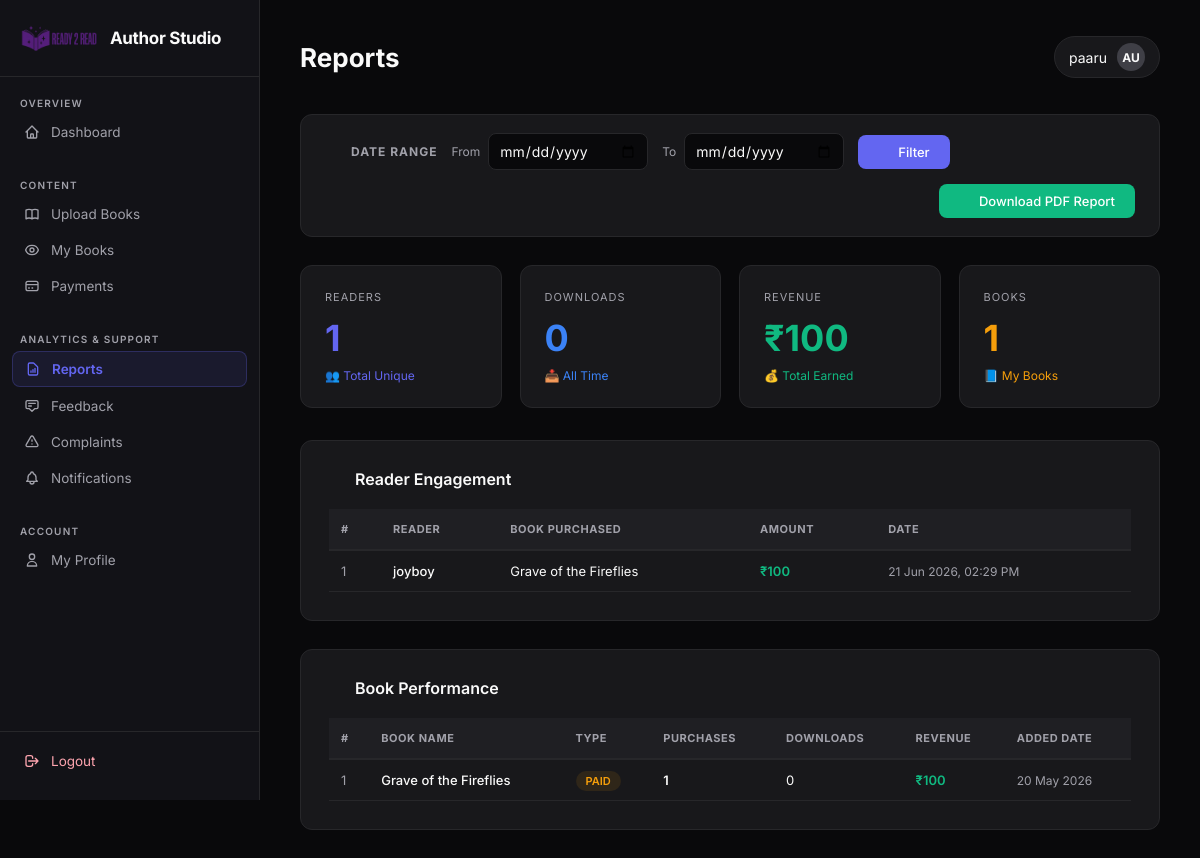
/author/reports.php (signed in), run on the app's committed database.
### tables this page shows
CREATE TABLE IF NOT EXISTS `purchases` (
  `purchaseid` int NOT NULL AUTO_INCREMENT,
  `userId` int NOT NULL,
  `bid` int NOT NULL,
  `amount` int NOT NULL,
  `purchase_date` datetime NOT NULL,
  `payment_status` varchar(15) NOT NULL DEFAULT 'pending',
  `transaction_id` varchar(100) NOT NULL DEFAULT '',
  `status` int NOT NULL DEFAULT '1',
  PRIMARY KEY (`purchaseid`)
);

CREATE TABLE IF NOT EXISTS `readerregistration` (
  `userId` int NOT NULL AUTO_INCREMENT,
  `username` varchar(30) NOT NULL,
  `password` varchar(25) NOT NULL,
  `email` varchar(30) NOT NULL,
  `phone` char(10) NOT NULL,
  `status` int NOT NULL DEFAULT '1',
  PRIMARY KEY (`userId`)
);

CREATE TABLE IF NOT EXISTS `books` (
  `bid` int NOT NULL AUTO_INCREMENT,
  `bname` varchar(50) NOT NULL,
  `AuthorName` varchar(20) NOT NULL,
  `description` text NOT NULL,
  `cid` int NOT NULL,
  `CoverImage` varchar(255) NOT NULL,
  `story` text NOT NULL,
  `is_paid` varchar(10) NOT NULL,
  `price` int NOT NULL,
  `AddedDate` date NOT NULL,
  `status` int NOT NULL DEFAULT '1',
  PRIMARY KEY (`bid`)
);

### classes/DataAccess.class.php (called while the page is built, shortened)
<?php
class DataAccess
{
	private $_con,$_query,$_errors;
	public function __construct()
	{
		if(!$this->_con=mysqli_connect(DB_HOST,DB_USER,DB_PASSWORD,DB_NAME))
		{
			die("connection Error");
		}
	}
	public function query($query)
	{
		if(isset($query))
		{
			$query = trim($query);
			$words=explode(' ',$query);
			$this->_query=$query;
			$res=mysqli_query($this->_con,$this->_query);
			if($words[0]=='select' || $words[0]=='Select' || $words[0]=='SELECT')
			{
				if(mysqli_num_rows($res))
				{
					$dataArr=array();
					while($row=mysqli_fetch_assoc($res))
					{
						$dataArr[] = $row;
					}
					return $dataArr;
				}
				else
				{
					return false;
				}
			}
		}
	}
}
?>

### author/reports.php (the view, shortened to what this page needs)
<?php
$authorName = $_SESSION['authname'];
$dao = new DataAccess();
include("header.php");
$safeAuthorName = addslashes($authorName);
$fromDate  = isset($_GET['from']) ? $_GET['from'] : '';
$toDate    = isset($_GET['to'])   ? $_GET['to']   : '';
$hasFilter = ($fromDate !== '' && $toDate !== '');
$datePurchase = $hasFilter ? "AND p.purchase_date BETWEEN '$fromDate' AND '$toDate 23:59:59'" : "";
$dateDownload = $hasFilter ? "AND d.download_date BETWEEN '$fromDate' AND '$toDate 23:59:59'" : "";
$readerStat = $dao->query("SELECT COUNT(DISTINCT p.userId) as cnt
                           FROM purchases p JOIN books b ON p.bid=b.bid
                           WHERE b.AuthorName='$safeAuthorName' AND p.payment_status='completed' $datePurchase");
$totalReaders = $readerStat ? $readerStat[0]['cnt'] : 0;
$dlStat = $dao->query("SELECT COUNT(*) as cnt
                       FROM downloads d JOIN books b ON d.bid=b.bid
                       WHERE b.AuthorName='$safeAuthorName' $dateDownload");
$totalDownloads = $dlStat ? $dlStat[0]['cnt'] : 0;
$revStat = $dao->query("SELECT COALESCE(SUM(p.amount),0) as total
                        FROM purchases p JOIN books b ON p.bid=b.bid
                        WHERE b.AuthorName='$safeAuthorName' AND p.payment_status='completed' $datePurchase");
$totalRevenue = $revStat ? $revStat[0]['total'] : 0;
$bookStat = $dao->query("SELECT COUNT(*) as cnt FROM books WHERE AuthorName='$safeAuthorName' AND status=1"
                        . ($hasFilter ? " AND AddedDate BETWEEN '$fromDate' AND '$toDate'" : ""));
$totalBooks = $bookStat ? $bookStat[0]['cnt'] : 0;
$engagement = $dao->query("
    SELECT r.username, b.bname, p.amount, p.purchase_date
    FROM purchases p
    JOIN books b ON p.bid = b.bid
    JOIN readerregistration r ON p.userId = r.userId
    WHERE b.AuthorName='$safeAuthorName' AND p.payment_status='completed' $datePurchase
    ORDER BY p.purchase_date DESC
");
$bookPerf = $dao->query("
    SELECT b.bid, b.bname, b.is_paid, b.price, b.AddedDate,
           (SELECT COUNT(*) FROM purchases p2 WHERE p2.bid=b.bid AND p2.payment_status='completed' " . ($hasFilter ? "AND p2.purchase_date BETWEEN '$fromDate' AND '$toDate 23:59:59'" : "") . ") as purchase_count,
           (SELECT COUNT(*) FROM downloads d2 WHERE d2.bid=b.bid " . ($hasFilter ? "AND d2.download_date BETWEEN '$fromDate' AND '$toDate 23:59:59'" : "") . ") as download_count,
           (SELECT COALESCE(SUM(p3.amount),0) FROM purchases p3 WHERE p3.bid=b.bid AND p3.payment_status='completed' " . ($hasFilter ? "AND p3.purchase_date BETWEEN '$fromDate' AND '$toDate 23:59:59'" : "") . ") as revenue
    FROM books b
    WHERE b.AuthorName='$safeAuthorName' AND b.status=1
    ORDER BY revenue DESC
");
?>
<div class="glass-card" style="padding:18px 24px; margin-bottom:28px;">
    <form method="GET" action="" style="display:flex; align-items:center; gap:14px; flex-wrap:wrap; width:100%;">
        <div style="display:flex; align-items:center; gap:8px;">
            <i data-lucide="calendar" style="width:18px;height:18px;stroke:var(--accent);"></i>
            <span style="font-size:12px; font-weight:700; color:var(--text-muted); text-transform:uppercase; letter-spacing:1px;">Date Range</span>
        </div>
        <div style="display:flex; align-items:center; gap:8px;">
            <label style="margin:0; font-size:12px;">From</label>
            <input type="date" name="from" value="<?= htmlspecialchars($fromDate) ?>" class="form-control" style="width:160px; margin:0; padding:8px 10px;">
        </div>
        <div style="display:flex; align-items:center; gap:8px;">
            <label style="margin:0; font-size:12px;">To</label>
            <input type="date" name="to" value="<?= htmlspecialchars($toDate) ?>" class="form-control" style="width:160px; margin:0; padding:8px 10px;">
        </div>
        <button type="submit" class="btn" style="padding:9px 20px; font-size:13px; gap:6px;">
            <i data-lucide="filter" style="width:14px;height:14px;"></i> Filter
        </button>
        <button type="button" onclick="exportReportToPDF('author-report-content', 'Author_Performance_Report', 'Author Performance & Sales Report')" class="btn no-print" style="padding:9px 20px; font-size:13px; gap:6px; background:#10b981; color:#ffffff; border:none; margin-left:auto; cursor:pointer;">
            <i data-lucide="download-cloud" style="width:14px;height:14px;"></i> Download PDF Report
        </button>
    </form>
</div>
<div id="author-report-content">
<div style="display:grid; grid-template-columns:repeat(4,1fr); gap:18px; margin-bottom:32px;">
    <div style="background:var(--card); border:1px solid var(--border); border-radius:12px; padding:24px;">
        <div style="font-size:11px; color:var(--text-muted); text-transform:uppercase; letter-spacing:1px; margin-bottom:12px;">Readers</div>
        <div style="font-size:36px; font-weight:700; color:var(--accent);"><?= $totalReaders ?></div>
        <div style="margin-top:8px; font-size:12px; color:var(--accent);">👥 <?= $hasFilter ? 'In Period' : 'Total Unique' ?></div>
    </div>
    <div style="background:var(--card); border:1px solid var(--border); border-radius:12px; padding:24px;">
        <div style="font-size:11px; color:var(--text-muted); text-transform:uppercase; letter-spacing:1px; margin-bottom:12px;">Downloads</div>
        <div style="font-size:36px; font-weight:700; color:#3b82f6;"><?= $totalDownloads ?></div>
        <div style="margin-top:8px; font-size:12px; color:#3b82f6;">📥 <?= $hasFilter ? 'In Period' : 'All Time' ?></div>
    </div>
    <div style="background:var(--card); border:1px solid var(--border); border-radius:12px; padding:24px;">
        <div style="font-size:11px; color:var(--text-muted); text-transform:uppercase; letter-spacing:1px; margin-bottom:12px;">Revenue</div>
        <div style="font-size:36px; font-weight:700; color:#10b981;">₹<?= number_format($totalRevenue) ?></div>
        <div style="margin-top:8px; font-size:12px; color:#10b981;">💰 <?= $hasFilter ? 'In Period' : 'Total Earned' ?></div>
    </div>
    <div style="background:var(--card); border:1px solid var(--border); border-radius:12px; padding:24px;">
        <div style="font-size:11px; color:var(--text-muted); text-transform:uppercase; letter-spacing:1px; margin-bottom:12px;">Books</div>
        <div style="font-size:36px; font-weight:700; color:#f59e0b;"><?= $totalBooks ?></div>
        <div style="margin-top:8px; font-size:12px; color:#f59e0b;">📘 <?= $hasFilter ? 'Added in Period' : 'My Books' ?></div>
    </div>
</div>
<div class="glass-card">
    <h2 style="font-size:16px; font-weight:600; margin-bottom:20px; display:flex; align-items:center; gap:8px;">
        <i data-lucide="users" style="width:18px;height:18px;stroke:var(--accent);"></i> Reader Engagement
    </h2>
    <?php if (!empty($engagement)): ?>
    <div style="overflow-x:auto;">
        <table>
            <thead>
                <tr>
                    <th>#</th>
                    <th>Reader</th>
                    <th>Book Purchased</th>
                    <th>Amount</th>
                    <th>Date</th>
                </tr>
            </thead>
            <tbody>
            <?php $i=1; foreach ($engagement as $e): ?>
                <tr>
                    <td style="color:var(--text-muted);"><?= $i++ ?></td>
                    <td style="font-weight:500;"><?= htmlspecialchars($e['username']) ?></td>
                    <td><?= htmlspecialchars($e['bname']) ?></td>
                    <td style="color:#10b981; font-weight:600;">₹<?= $e['amount'] ?></td>
                    <td style="color:var(--text-muted); font-size:12px;"><?= date('d M Y, h:i A', strtotime($e['purchase_date'])) ?></td>
                </tr>
            <?php endforeach; ?>
            </tbody>
        </table>
    </div>
    <?php endif; ?>
</div>
<div class="glass-card">
    <h2 style="font-size:16px; font-weight:600; margin-bottom:20px; display:flex; align-items:center; gap:8px;">
        <i data-lucide="bar-chart-3" style="width:18px;height:18px;stroke:var(--accent);"></i> Book Performance
    </h2>
    <?php if (!empty($bookPerf)): ?>
    <div style="overflow-x:auto;">
        <table>
            <thead>
                <tr>
                    <th>#</th>
                    <th>Book Name</th>
                    <th>Type</th>
                    <th>Purchases</th>
                    <th>Downloads</th>
                    <th>Revenue</th>
                    <th>Added Date</th>
                </tr>
            </thead>
            <tbody>
            <?php $i=1; foreach ($bookPerf as $bp): ?>
                <tr>
                    <td style="color:var(--text-muted);"><?= $i++ ?></td>
                    <td style="font-weight:500;"><?= htmlspecialchars($bp['bname']) ?></td>
                    <td>
                        <?php if (strtolower($bp['is_paid']) == 'paid'): ?>
                            <span class="badge badge-paid">Paid</span>
                        <?php else: ?>
                            <span class="badge badge-free">Free</span>
                        <?php endif; ?>
                    </td>
                    <td style="font-weight:600;"><?= $bp['purchase_count'] ?></td>
                    <td><?= $bp['download_count'] ?></td>
                    <td style="color:#10b981; font-weight:600;">₹<?= number_format($bp['revenue']) ?></td>
                    <td style="color:var(--text-muted); font-size:12px;"><?= date('d M Y', strtotime($bp['AddedDate'])) ?></td>
                </tr>
            <?php endforeach; ?>
            </tbody>
        </table>
    </div>
    <?php endif; ?>
</div>
</div>
<?php include("footer.php"); ?>

### author/header.php (style rules this page uses)
:root { --bg: #09090b; --sidebar: #121217; --card: #18181b; --accent: #6366f1; --accent-glow: rgba(99, 102, 241, 0.4); --accent-soft: rgba(99, 102, 241, 0.1); --border: #27272a; --text-main: #fafafa; --text-muted: #a1a1aa; --input-bg: #09090b; }
* { margin:0; padding:0; box-sizing:border-box; font-family:'Inter',sans-serif; }
body { background-color: var(--bg); color: var(--text-main); min-height: 100vh; display: flex; }
.form-control { width:100%; padding:11px 14px; background: var(--input-bg); border:1px solid var(--border); border-radius:8px; color:var(--text-main); font-size:14px; transition:border-color 0.2s; }
label { display:block; font-size:13px; color:var(--text-muted); margin-bottom:6px; }
.btn { display:inline-flex; align-items:center; justify-content:center; padding:11px 22px; background:var(--accent); border:none; color:white; border-radius:8px; cursor:pointer; font-size:14px; font-weight:500; transition:all 0.2s; text-decoration:none; }
.glass-card { background:var(--card); border:1px solid var(--border); padding:28px; border-radius:12px; margin-bottom:28px; }
table { width:100%; border-collapse:collapse; font-size:13px; color:var(--text-main); }
th { background:#1f1f23; color:var(--text-muted); padding:13px 12px; text-align:left; font-size:11px; text-transform:uppercase; letter-spacing:0.05em; border-bottom:2px solid var(--border); white-space:nowrap; }
td { padding:12px; border-bottom:1px solid var(--border); vertical-align:middle; }
.badge { padding:3px 10px; border-radius:20px; font-size:11px; font-weight:600; text-transform:uppercase; }
.badge-paid { background:rgba(245,158,11,0.1); color:#f59e0b; }

### data on the page
purchases: userId.username "joyboy", bid.bname "Grave of the Fireflies", amount "100", purchase_date "21 Jun 2026, 02:29 PM"
books: bname "Grave of the Fireflies", is_paid "PAID", purchase_count "1", download_count "0", revenue "100", AddedDate "20 May 2026"

### other printed values
$titles[$currentPage] "Reports"
$_SESSION['authname'] "paaru"
$totalReaders "1"
$totalDownloads "0"
$totalRevenue "100"
$totalBooks "1"
